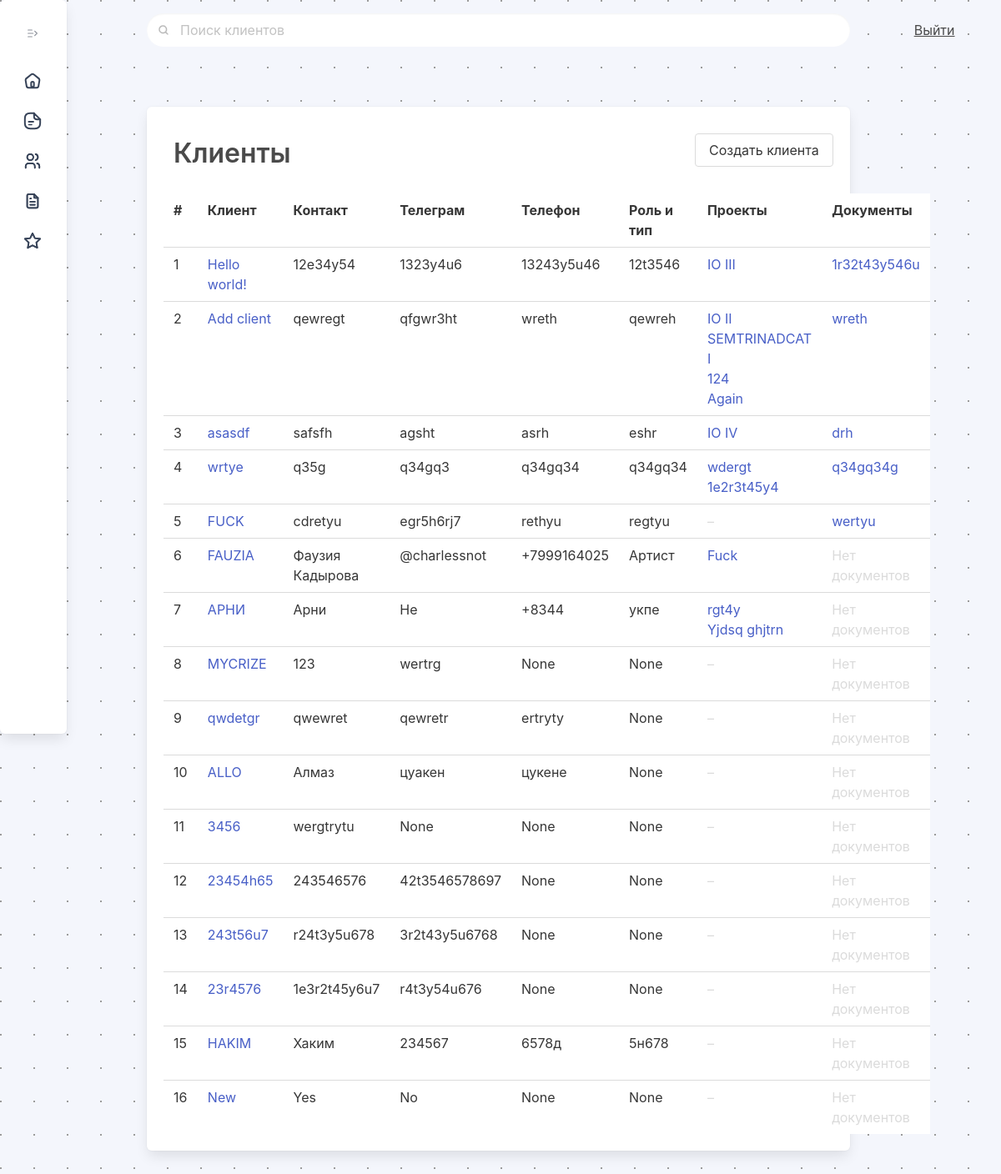
Before: /clients/ with the older database file.
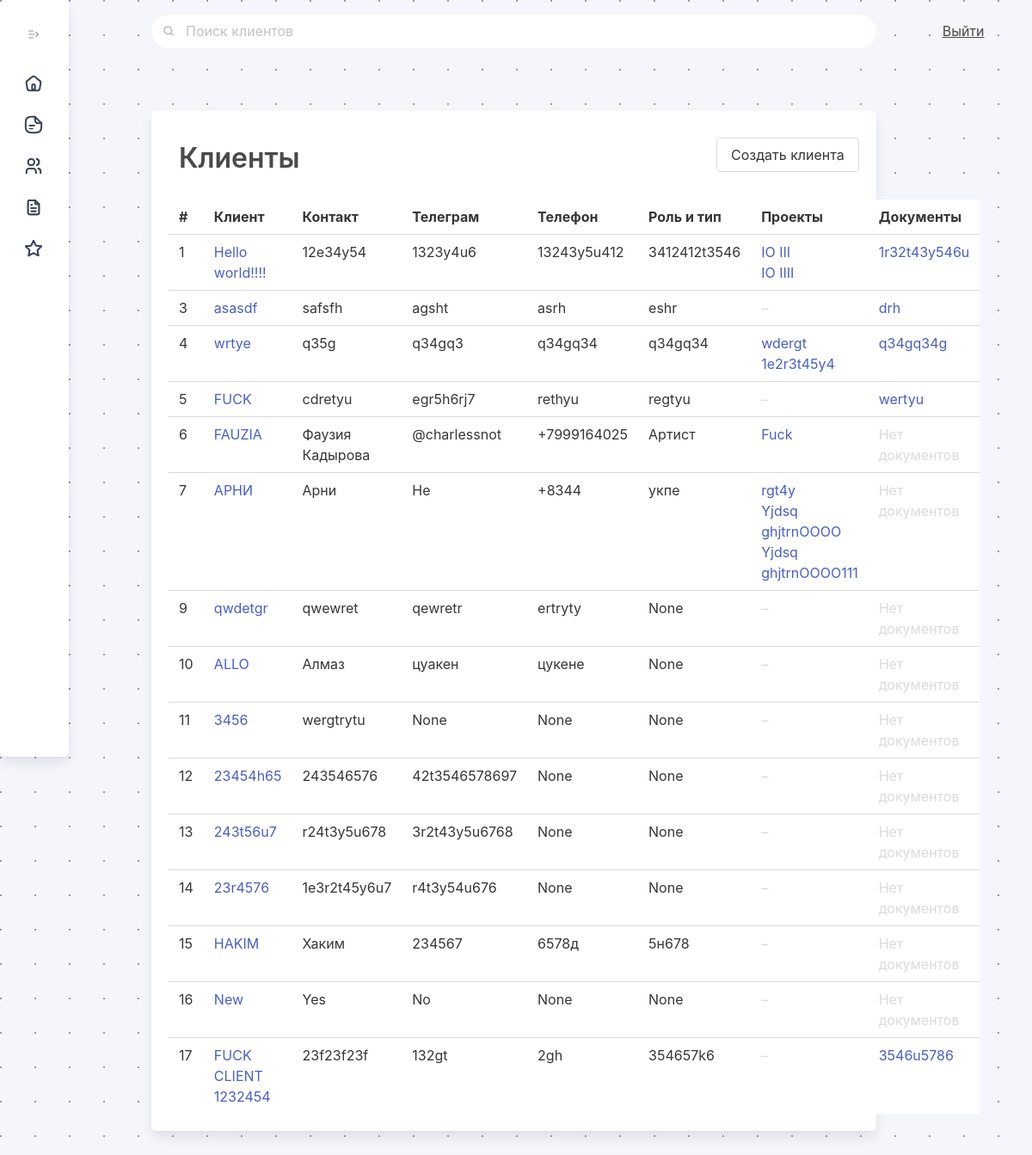
After: the same page with the newer database file.
### ipmclients/models.py (models this page shows, shortened)
class Client(models.Model):
    client_name = models.CharField(max_length=512, unique = True)
    client_contact = models.CharField(max_length=512, null=True)
    client_telegram = models.CharField(max_length=64, null=True)
    client_phone = models.CharField(max_length=11, null=True)
    client_roletype = models.CharField(max_length=512, null=True)
    client_agreements = models.CharField(max_length=1024, null=True)
    client_active = models.BooleanField(default=True)
    def get_absolute_url(self):
        return reverse("client_view", kwargs={'pk': self.pk})
    class Meta:
        ordering = ["id"]
        verbose_name = "client"
        verbose_name_plural = "clients"
    pass

### ipmalpha/models.py (models this page shows, shortened)
class Project(models.Model):
    project_name = models.CharField(max_length=512, unique = True)
    project_created = models.DateTimeField(null=True, default=timezone.now)
    project_finished = models.DateTimeField(null=True)
    project_status = models.ForeignKey(Status, on_delete=models.CASCADE, null=True, default="Draft")
    project_client = models.ForeignKey(Client, on_delete=models.CASCADE, null=True, related_name='project')
    project_product = models.CharField(max_length=512)
    project_sum = models.IntegerField(default=0)
    def get_absolute_url(self):
        return reverse("project_view", kwargs={'pk': self.pk})
    class Meta:
        ordering = ["pk"]
        verbose_name = "project"
        verbose_name_plural = "projects"
    pass

### ipmclients/views.py (the view, shortened to what this page needs)
# urls.py: path('clients/', clients, name="clients"),
def clients(request):
    all_projects = Project.objects.all()
    all_clients = Client.objects.all()
    if request.method == 'POST':
        clientform = AddClientForm(request.POST)
        if clientform.is_valid():
                messages.add_message(request, messages.INFO, "Клиент был добавлен в базу.")
                try:
                    instance = clientform.save()
                    return redirect('clients')
                except:
                    clientform.add_error(None, "Error")
                    clientform = AddClientForm()
    else:
        clientform = AddClientForm()
    clientfilterform = FilterClientForm
    search_result = request.GET.get('search')
    return render(request, 'clients.html', {'clients': all_clients, 'clientform': clientform, 'all_projects': all_projects, 'clientfilterform': clientfilterform, 'search_result': search_result})

### templates/clients.html (shortened to what this page needs)
{% extends 'main/index.html' %}
{% load static %}
{% block content %}
<div class="column is-11 py-6 px-6">
  <div class="box has-background-white">
    <h1 class="is-size-3 pl-3 has-text-weight-semibold pt-3 pb-5">Клиенты<button
        class="button is-pulled-right modalProjectsFormButton ml-4 is-relative" data-target="modalProjectsForm">Создать
        клиента</button></h1>
    <table class="table is-hoverable is-fullwidth">
      <tr>
        <th>#
        </th>
        <th>Клиент
        </th>
        <th>Контакт
        </th>
        <th>Телеграм
        </th>
        <th>Телефон
        </th>
        <th>Роль и тип
        </th>
        <th>Проекты
        </th>
        <th>Документы
        </th>
      </tr>
      {% for client in clients %}
      <tr>
        <td> {{client.id}}
        </td>
        <td><a href="{{client.get_absolute_url}}"> {{client.client_name}} </a>
        </td>
        <td>{{client.client_contact}}
        </td>
        <td>{{client.client_telegram}}
        </td>
        <td>{{client.client_phone}}
        </td>
        <td>{{client.client_roletype}}
        </td>
        <td>{% if client.project.all %}
          {%for project in client.project.all%}
          <a href="{{project.get_absolute_url}}">{{project.project_name}} </a><br />
          {%endfor%}
          {% else %}
          <p class="has-text-grey-lighter">– </p>
          {% endif %}
        </td>
        <td><a {%if client.client_agreements %}href="{{client.client_agreements}}" {% else %}
            class="has-text-grey-lighter" {% endif %}>{% if client.client_agreements %} {{client.client_agreements}}
            {% else %} Нет документов {% endif %}</a>
        </td>
      </tr>
      {% endfor %}
    </table>
  </div>
</div>
<div class="column is-1">
</div>
{% endblock %}

Changed rows visible on the page:
removed Client: id "2", client_name "Add client", client_contact "qewregt", client_telegram "qfgwr3ht", client_phone "wreth", client_roletype "qewreh", client_agreements "wreth"
removed Project: project_name "IO II", shown under "2"
removed Project: project_name "SEMTRINADCAT I", shown under "2"
removed Project: project_name "124", shown under "2"
removed Project: project_name "Again", shown under "2"
removed Project: project_name "IO IV", shown under Client "asasdf"
removed Project: project_name "Yjdsq ghjtrn", shown under Client "АРНИ"
removed Client: id "8", client_name "MYCRIZE", client_contact "123", client_telegram "wertrg", client_phone "None", client_roletype "None", shows "Нет документов"
changed Client id 1: client_name "Hello world!" → "Hello world!!!!"; client_phone "13243y5u46" → "13243y5u412"; client_roletype "12t3546" → "3412412t3546"
added Project: project_name "IO IIII", shown under Client id 1
shown differently, row unchanged: Client "asasdf": now shows "–"
added Project: project_name "Yjdsq ghjtrnOOOO", shown under Client "АРНИ"
added Project: project_name "Yjdsq ghjtrnOOOO111", shown under Client "АРНИ"
added Client: id "17", client_name "FUCK CLIENT 1232454", client_contact "23f23f23f", client_telegram "132gt", client_phone "2gh", client_roletype "354657k6", client_agreements "3546u5786"
